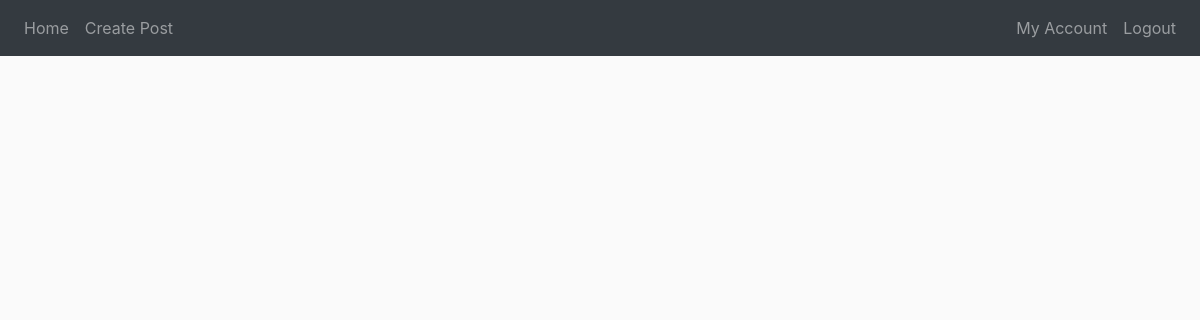
The page /home/filter=Smartphone (signed in) on the database as committed earlier.
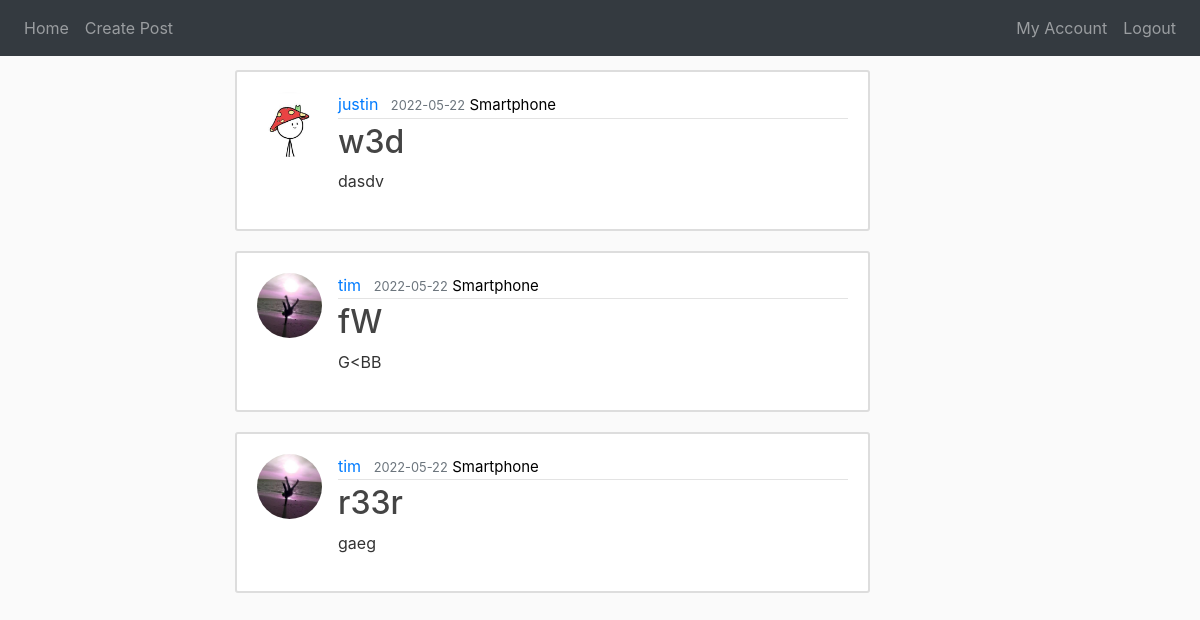
The same page on the database as committed later.
### website/models.py (models this page shows, shortened)
class Post(db.Model):
    id = db.Column(db.Integer, primary_key=True)
    title = db.Column(db.String(100), nullable=False)
    date = db.Column(db.DateTime, nullable=False, default=datetime.utcnow)
    content = db.Column(db.Text, nullable=False)
    category_id = db.Column(db.Integer, db.ForeignKey('category.id'), nullable=False)
    user_id = db.Column(db.Integer, db.ForeignKey('user.id'), nullable=False)
    ratings = db.relationship('Rating', backref='rated', lazy=True)

class User(db.Model, UserMixin):
    id = db.Column(db.Integer, primary_key=True)
    username = db.Column(db.String(20), unique=True, nullable=False)
    email = db.Column(db.String(150), unique=True, nullable=False)
    image = db.Column(db.String(20), nullable=False, default='default.jpg')
    bio = db.Column(db.String(150))
    password = db.Column(db.String(60), nullable=False)
    posts = db.relationship('Post', backref='author', lazy=True)
    ratings = db.relationship('Rating', backref='rater', lazy=True)

class Category(db.Model):
    id = db.Column(db.Integer, primary_key=True)
    term = db.Column(db.String(30), nullable=False)
    posts = db.relationship('Post', backref='overname', lazy=True)

### website/views.py (the view)
@views.route('/home/filter=<category>')
@login_required
def filter(category):
    posts = Post.query.all()
    return render_template("filter.html", posts=posts, category=category)

### website/models.py (called while the page is built)
@login_manager.user_loader
def load_user(user_id):
    return User.query.get(int(user_id))

### website/templates/filter.html (shortened to what this page needs)
{% extends "base.html" %}
{% block content %}
{% for post in posts | reverse %}
    {% if post.overname.term == category %}
    <article class="media content-section">
        <img class="rounded-circle article-img" src="{{ url_for('static', filename='profile_pictures/' + post.author.image) }}">
        <div class="media-body">
            <div class="article-metadata">
                <a class="mr-2" href="{{ url_for('views.accounts', username=post.author.username) }}">{{ post.author.username }}</a>
                <small class="text-muted">{{ post.date.strftime('%Y-%m-%d') }}</small>
                <small id="filter">{{ post.overname.term }}</small>
            </div>
            <h2><a class="article-title" href="{{ url_for('views.post', post_id=post.id) }}">{{ post.title }}</a></h2>
            <p class="article-content">{{ post.content }}</p>
        </div>
    </article>
    {% endif %}
{% endfor %}
{% endblock %}

Rows that differ between the two databases and show on the page:
added Post: image (picture), author.username "justin", date "2022-05-22", overname.term "Smartphone", title "w3d", content "dasdv"
added Post: image (picture), author.username "tim", date "2022-05-22", overname.term "Smartphone", title "fW", content "G<BB"
added Post: image (picture), author.username "tim", date "2022-05-22", overname.term "Smartphone", title "r33r", content "gaeg"
